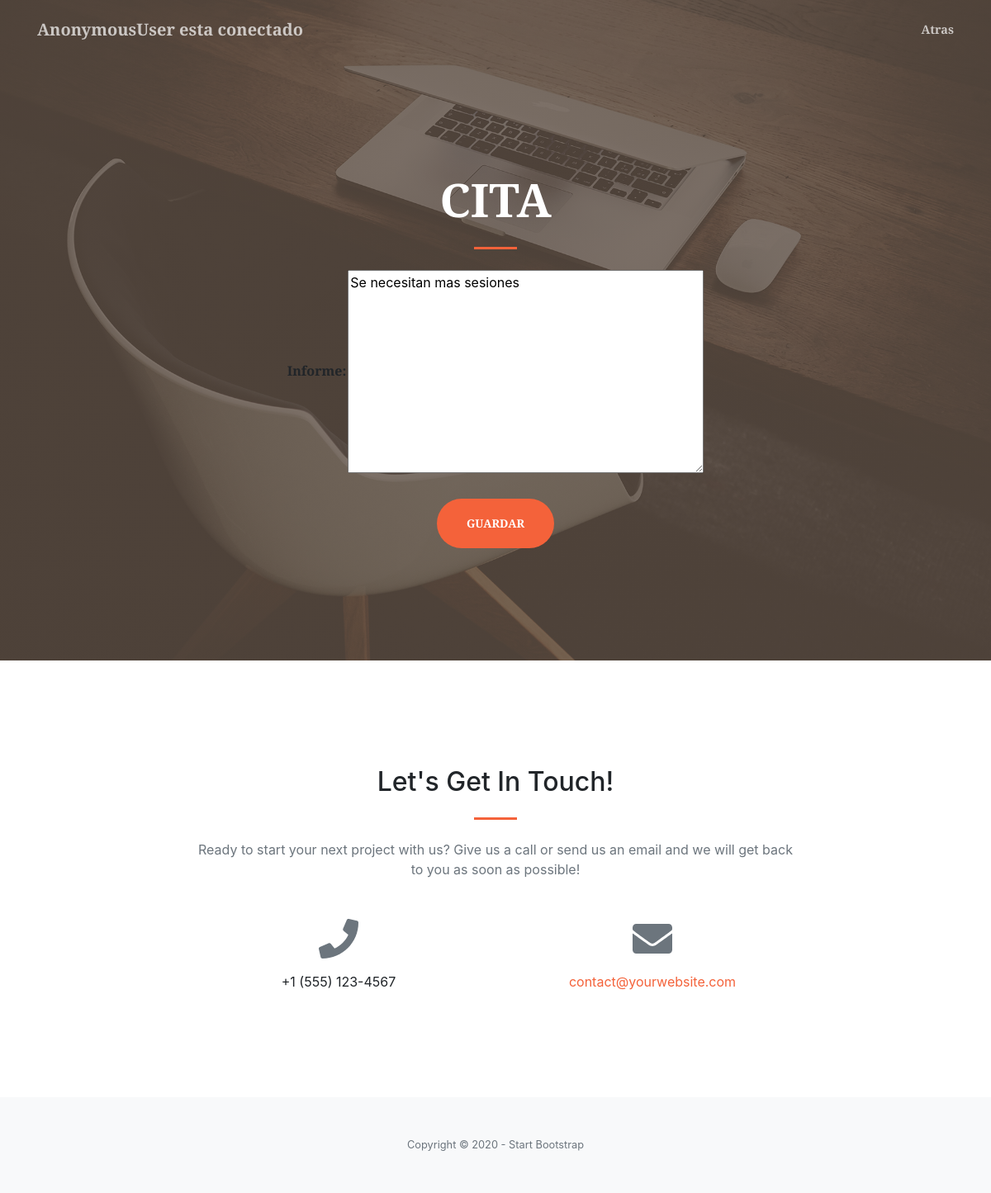
Before: /citaInforme/14 with the older database file.
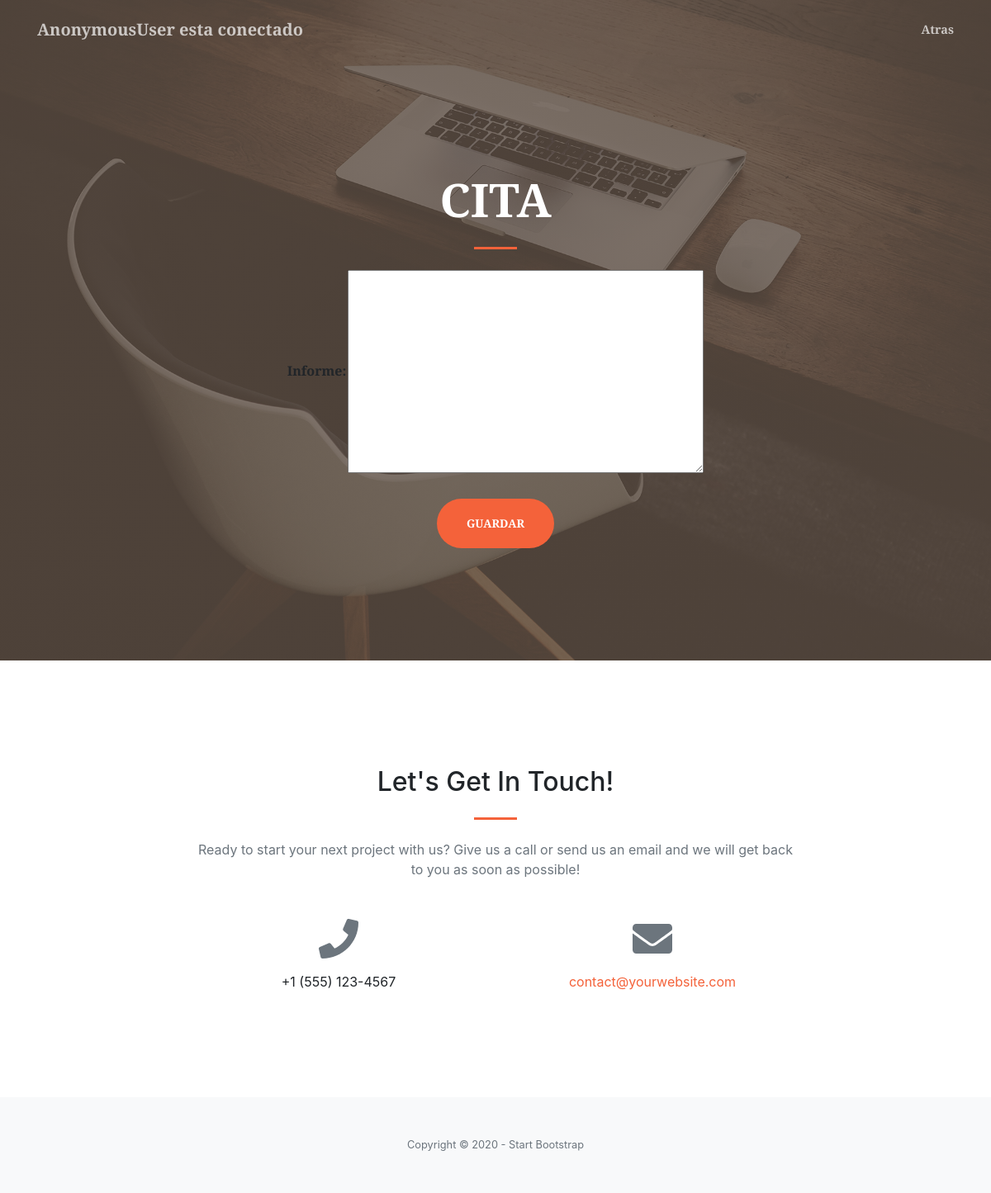
After: the same page with the newer database file.
### nucleo/models.py (models this page shows)
class Cita(models.Model):
    fecha=models.DateField()
    idCliente=models.ForeignKey(Cliente,on_delete=models.CASCADE)
    idEspecialista=models.ForeignKey(Especialista,on_delete=models.CASCADE)
    informe=models.TextField(blank=True)
    realizada=models.BooleanField()

### nucleo/views.py (the view)
# urls.py: path('citaInforme/<int:pk>', views.CitaInforme.as_view(),name="citaInforme"),
class CitaInforme(UpdateView):
    model=Cita
    fields=['informe']
    template_name="nucleo/cita_form.html"
    success_url="/listCita"

### nucleo/templates/nucleo/cita_form.html (shortened to what this page needs)
<!DOCTYPE html>
<html lang="en">
    <head>
        <link href="https://cdnjs.cloudflare.com/ajax/libs/magnific-popup.js/1.1.0/magnific-popup.min.css" rel="stylesheet" />
        {% load static %}
        <link href="{% static 'css/styles.css' %}" rel="stylesheet" />
    </head>
    <body id="page-top">
        <nav class="navbar navbar-expand-lg navbar-light fixed-top py-3" id="mainNav">
            <div class="container">
                <a class="navbar-brand js-scroll-trigger">{{ user }} esta conectado</a>
                <div class="collapse navbar-collapse" id="navbarResponsive">
                    <ul class="navbar-nav ml-auto my-2 my-lg-0">
                        <li class="nav-item"><a class="nav-link js-scroll-trigger" href="/listCita">Atras</a></li>
                    </ul>
                </div>
            </div>
        </nav>
        <header class="masthead">
            <div class="container h-100">
                <div class="row h-100 align-items-center justify-content-center text-center">
                    <div class="col-lg-10 align-self-end">
                        <h1 class="text-uppercase text-white font-weight-bold">Cita</h1>
                        <hr class="divider my-4" />
                        </div>
                        <div class="col-lg-8 align-self-baseline">
                        <div align="center">
                        <form action="" method="POST">
                            <table>
                            {{form.as_table}}
                            </table>
                            <button type="submit" class="btn btn-primary btn-xl js-scroll-trigger">Guardar</button>
                        </form>
                        </div>
                      </div>
                    </div>
                </div>
        </header>
        <section class="page-section" id="contact">
            <div class="container">
                <div class="row justify-content-center">
                    <div class="col-lg-8 text-center">
                        <h2 class="mt-0">Let's Get In Touch!</h2>
                        <hr class="divider my-4" />
                        <p class="text-muted mb-5">Ready to start your next project with us? Give us a call or send us an email and we will get back to you as soon as possible!</p>
                    </div>
                </div>
                <div class="row">
                    <div class="col-lg-4 ml-auto text-center mb-5 mb-lg-0">
                        <i class="fas fa-phone fa-3x mb-3 text-muted"></i>
                        <div>+1 (555) 123-4567</div>
                    </div>
                    <div class="col-lg-4 mr-auto text-center">
                        <i class="fas fa-envelope fa-3x mb-3 text-muted"></i>
                        <a class="d-block" href="mailto:contact@yourwebsite.com">contact@yourwebsite.com</a>
                    </div>
                </div>
            </div>
        </section>
        <footer class="bg-light py-5">
            <div class="container"><div class="small text-center text-muted">Copyright © 2020 - Start Bootstrap</div></div>
        </footer>
    </body>
</html>

Changed rows visible on the page:
no longer on this page (row edited): Cita: informe "Se necesitan mas sesiones"
